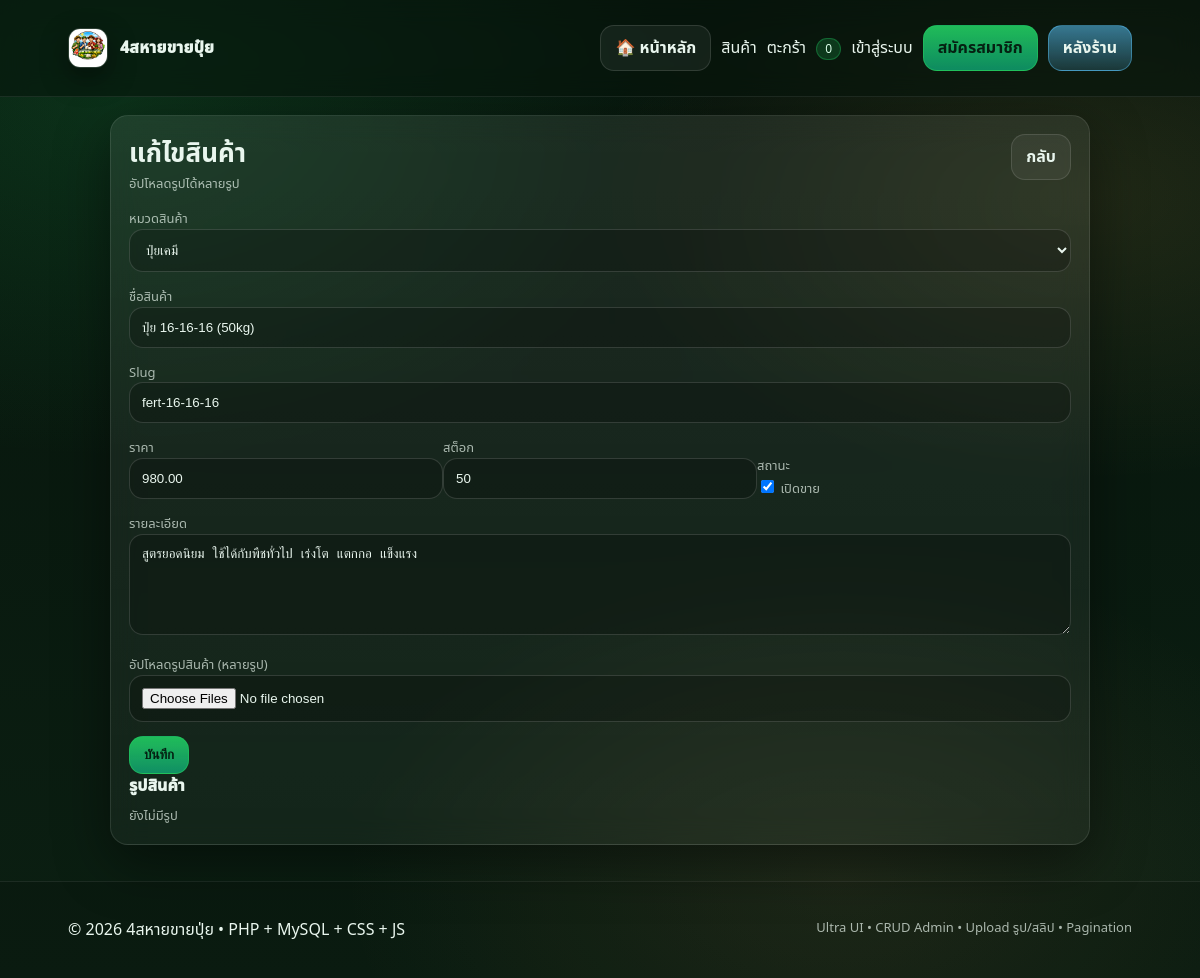
The app's page /admin/product_form.php?id=1 (signed in) with its own data.
### tables this page shows
CREATE TABLE products (
  id INT AUTO_INCREMENT PRIMARY KEY,
  category_id INT NOT NULL,
  name VARCHAR(200) NOT NULL,
  slug VARCHAR(220) NOT NULL UNIQUE,
  price DECIMAL(10,2) NOT NULL DEFAULT 0,
  stock INT NOT NULL DEFAULT 0,
  description TEXT,
  is_active TINYINT(1) NOT NULL DEFAULT 1,
  created_at TIMESTAMP DEFAULT CURRENT_TIMESTAMP,
  FOREIGN KEY (category_id) REFERENCES categories(id)
);

CREATE TABLE categories (
  id INT AUTO_INCREMENT PRIMARY KEY,
  name VARCHAR(120) NOT NULL,
  slug VARCHAR(140) NOT NULL UNIQUE
);

### includes/functions.php (called while the page is built, shortened)
<?php
function h($s): string {
  return htmlspecialchars((string)$s, ENT_QUOTES, 'UTF-8');
}
function url(string $path = '/'): string {
  return rtrim(BASE_URL, '/') . $path;
}

### admin/product_form.php (the view, shortened to what this page needs)
<?php
require_once __DIR__ . '/../includes/functions.php';
$pdo = db();
$id = (int)($_GET['id'] ?? 0);
$cats = $pdo->query("SELECT * FROM categories ORDER BY name")->fetchAll();
$p = ['category_id'=>($cats[0]['id'] ?? 1), 'name'=>'','slug'=>'','price'=>'0','stock'=>'0','description'=>'','is_active'=>1];
if ($id) {
  $st = $pdo->prepare("SELECT * FROM products WHERE id=?");
  $st->execute([$id]);
  $row = $st->fetch();
  if ($row) $p = $row;
}
$imgs = [];
if ($id) {
  $st = $pdo->prepare("SELECT * FROM product_images WHERE product_id=? ORDER BY sort_order ASC, id ASC");
  $st->execute([$id]);
  $imgs = $st->fetchAll();
}
require __DIR__ . '/../includes/header.php';
?>
<div class="card panel" style="max-width:980px;margin:0 auto">
  <div class="section-title">
    <div><div class="h2"><?= $id ? 'แก้ไขสินค้า' : 'เพิ่มสินค้า' ?></div><div class="small">อัปโหลดรูปได้หลายรูป</div></div>
    <a class="btn" href="<?= h(url('/admin/products.php')) ?>">กลับ</a>
  </div>
  <form method="post" enctype="multipart/form-data">
    <label class="small">หมวดสินค้า</label>
    <select class="input" name="category_id">
      <?php foreach($cats as $c): ?>
        <option value="<?= (int)$c['id'] ?>" <?= (int)$p['category_id']===(int)$c['id']?'selected':'' ?>><?= h($c['name']) ?></option>
      <?php endforeach; ?>
    </select>
    <label class="small">ชื่อสินค้า</label>
    <input class="input" name="name" value="<?= h((string)$p['name']) ?>" required>
    <label class="small">Slug</label>
    <input class="input" name="slug" value="<?= h((string)$p['slug']) ?>" required>
    <div class="row wrap" style="margin-top:12px;align-items:flex-end">
      <div style="flex:1;min-width:180px"><label class="small">ราคา</label><input class="input" type="number" step="0.01" name="price" value="<?= h((string)$p['price']) ?>" required></div>
      <div style="flex:1;min-width:180px"><label class="small">สต็อก</label><input class="input" type="number" name="stock" value="<?= h((string)$p['stock']) ?>" required></div>
      <div style="flex:1;min-width:180px"><label class="small">สถานะ</label><br><label class="small"><input type="checkbox" name="is_active" <?= (int)$p['is_active']===1?'checked':'' ?>> เปิดขาย</label></div>
    </div>
    <label class="small">รายละเอียด</label>
    <textarea class="input" name="description" rows="5"><?= h((string)$p['description']) ?></textarea>
    <label class="small">อัปโหลดรูปสินค้า (หลายรูป)</label>
    <input class="input" type="file" name="images[]" accept=".jpg,.jpeg,.png,.webp" multiple>
    <button class="btn primary" name="save" value="1">บันทึก</button>
  </form>
  <?php if($id): ?>
    <div style="font-weight:950;margin-bottom:8px">รูปสินค้า</div>
    <?php if(!$imgs): ?>
      <div class="small">ยังไม่มีรูป</div>
    <?php endif; ?>
  <?php endif; ?>
</div>
<?php require __DIR__ . '/../includes/footer.php'; ?>

### assets/css/ultra.css (style rules this page uses)
:root { --bg0:#07140c; --bg1:#0b1f12; --card:rgba(255,255,255,.06); --card2:rgba(255,255,255,.08); --line:rgba(255,255,255,.10); --text:#e9f6ee; --muted:rgba(233,246,238,.70); --green:#39d98a; --leaf:#22c55e; --soil:#a77b4f; --sun:#ffd166; --danger:#ff4d4d; --sky:#5cc8ff; --shadow: 0 18px 55px rgba(0,0,0,.45); --radius: 18px; }
* { box-sizing:border-box }
html,body { height:100% }
body { margin:0; font-family: ui-sans-serif, system-ui, -apple-system, "Segoe UI", Roboto, "Noto Sans Thai", sans-serif; color:var(--text); background: radial-gradient(1000px 600px at 10% 10%, rgba(34,197,94,.16), transparent 60%), radial-gradient(900px 520px at 90% 20%, rgba(255,209,102,.10), transparent 55%), radial-gradient(900px 600px at 70% 90%, rgba(167,123,79,.14), transparent 55%), linear-gradient(180deg, var(--bg0), var(--bg1)); }
a { color:inherit; text-decoration:none }
.row { display:flex }
.wrap { flex-wrap:wrap }
.small { font-size:13px; color:var(--muted) }
.h2 { font-size:26px; font-weight:900 }
.card { background:linear-gradient(180deg, rgba(255,255,255,.08), rgba(255,255,255,.04)); border:1px solid var(--line); border-radius:var(--radius); box-shadow: var(--shadow); backdrop-filter: blur(14px); }
.panel { padding:18px }
.section-title { display:flex; align-items:flex-start; justify-content:space-between; gap:12px; }
.btn { display:inline-flex; align-items:center; justify-content:center; gap:8px; padding:10px 14px; border-radius:14px; border:1px solid rgba(255,255,255,.12); background:rgba(255,255,255,.06); color:var(--text); font-weight:750; cursor:pointer; transition:.18s transform, .18s background, .18s border; }
.btn.primary { background:linear-gradient(180deg, rgba(34,197,94,.95), rgba(16,185,129,.72)); border:1px solid rgba(34,197,94,.65); color:#052012; }
.input, textarea, select { width:100%; padding:12px 12px; border-radius:14px; border:1px solid rgba(255,255,255,.14); background:rgba(0,0,0,.22); color:var(--text); outline:none; }
textarea { resize:vertical }

### records on screen
products: category_id "ปุ๋ยเคมี", name "ปุ๋ย 16-16-16 (50kg)", slug "fert-16-16-16", price "980.00", stock "50", is_active "☑", description "สูตรยอดนิยม ใช้ได้กับพืชทั่วไป เร่งโต แตกกอ แข็งแรง"

### other values on screen
cart_count() "0"
APP_NAME "4สหายขายปุ่ย"
